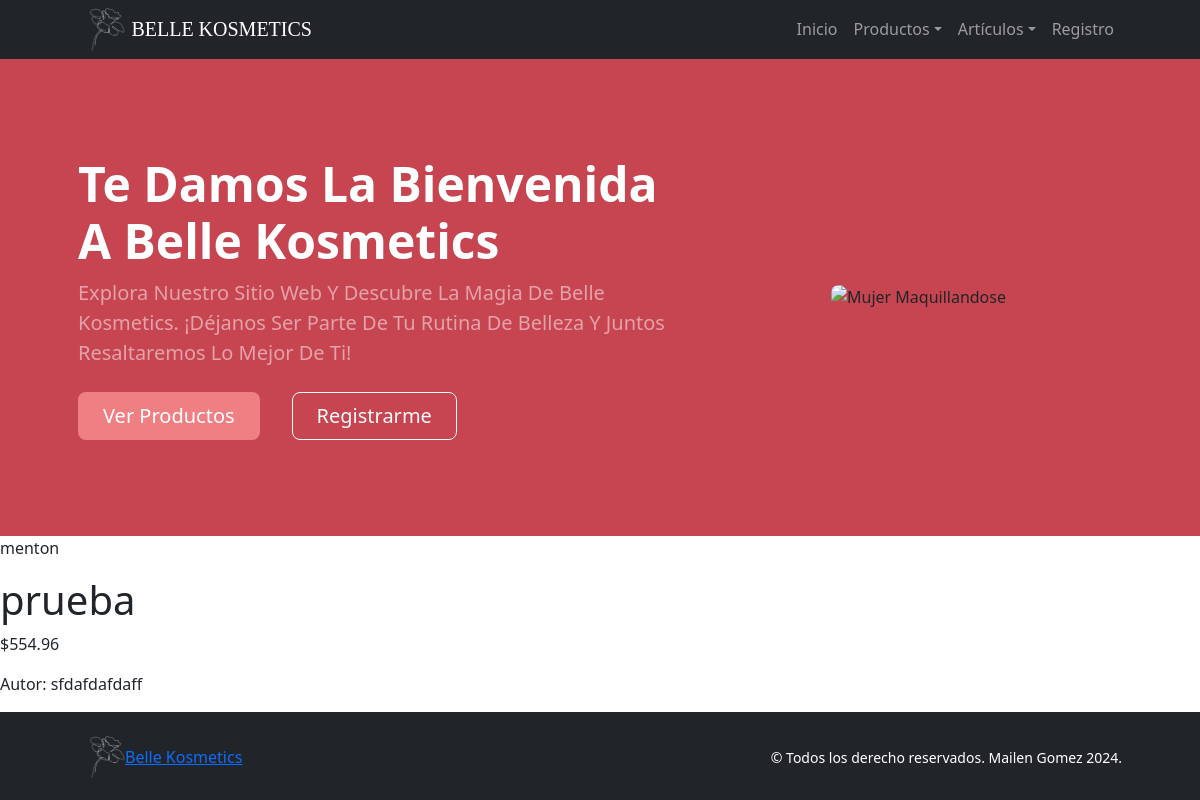
The page /productos/7 on the database its author committed.
### App_Final/models.py (models this page shows)
class Producto(models.Model):
    listado_secciones_rostro = [
        ("rostro completo", "Rostro completo"),
        ("frente", "Frente"),
        ("cejas", "Cejas"),
        ("pestañas", "Pestañas"),
        ("párpados", "Párpados"),
        ("contorno de ojos", "Contorno de ojos"),
        ("pómulos", "Pómulos"),
        ("mejillas", "Mejillas"),
        ("nariz", "Nariz"),
        ("labios", "Labios"),
        ("mentón", "Mentón"),
        ("cuello", "Cuello"),
    ]
    nombre = models.CharField(max_length=40)
    detalle = models.TextField(max_length=280)
    precio = models.DecimalField(max_digits=8,decimal_places=2)
    seccion_rostro = models.CharField(max_length=40, choices=listado_secciones_rostro)

### App_Final/views.py (the view)
# urls.py: path('productos/<pk>', views.ProductoDetailView.as_view(), name='DetalleProducto'),
class ProductoDetailView(DetailView):
    model = Producto
    template_name = "App_Final/detalle.html"

### App_Final/templates/App_Final/detalle.html
{% extends 'App_Final/base.html' %}
{% load static %}
{% block main %}
    <main>
        <p>{{producto.seccion_rostro}}</p>
        <h1>{{producto.nombre}}</h1>
        <p>${{producto.precio}}</p>
        <p>Autor: {{producto.detalle}}</p>
    </main>
{% endblock %}

### rows shown on the page
Producto: seccion_rostro "menton", nombre "prueba", precio "554.96", detalle "sfdafdafdaff"
